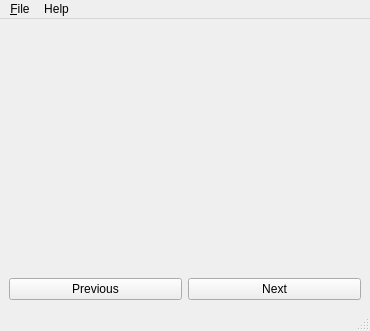
<?xml version="1.0" encoding="UTF-8"?>
<ui version="4.0">
 <class>MainWindow</class>
 <widget class="QMainWindow" name="MainWindow">
  <property name="geometry">
   <rect>
    <x>0</x>
    <y>0</y>
    <width>370</width>
    <height>331</height>
   </rect>
  </property>
  <property name="windowTitle">
   <string>Image Viewer</string>
  </property>
  <widget class="QWidget" name="centralwidget">
   <layout class="QGridLayout" name="gridLayout">
    <item row="0" column="0">
     <layout class="QVBoxLayout" name="verticalLayout">
      <item>
       <widget class="QLabel" name="image"/>
      </item>
      <item>
       <layout class="QHBoxLayout" name="radioNavigatorLayout"/>
      </item>
      <item>
       <layout class="QHBoxLayout" name="navButtonsLayout">
        <item>
         <widget class="QPushButton" name="backwardButton">
          <property name="text">
           <string>Previous</string>
          </property>
         </widget>
        </item>
        <item>
         <widget class="QPushButton" name="forwardButton">
          <property name="text">
           <string>Next</string>
          </property>
         </widget>
        </item>
       </layout>
      </item>
     </layout>
    </item>
   </layout>
  </widget>
  <widget class="QMenuBar" name="menubar">
   <property name="geometry">
    <rect>
     <x>0</x>
     <y>0</y>
     <width>370</width>
     <height>18</height>
    </rect>
   </property>
   <widget class="QMenu" name="menu_File">
    <property name="title">
     <string>&amp;File</string>
    </property>
    <addaction name="actionOpen"/>
    <addaction name="separator"/>
    <addaction name="actionQuit"/>
   </widget>
   <widget class="QMenu" name="menuHelp">
    <property name="title">
     <string>Help</string>
    </property>
    <addaction name="actionAbout"/>
   </widget>
   <addaction name="menu_File"/>
   <addaction name="menuHelp"/>
  </widget>
  <widget class="QStatusBar" name="statusbar"/>
  <action name="actionOpen">
   <property name="text">
    <string>Open</string>
   </property>
  </action>
  <action name="actionQuit">
   <property name="text">
    <string>Quit</string>
   </property>
  </action>
  <action name="actionAbout">
   <property name="text">
    <string>About</string>
   </property>
  </action>
 </widget>
 <resources/>
 <connections/>
</ui>
